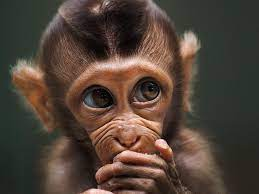
#> input picture monk.jpg, 259 x 194 px
$ python collage_image.py
#> lines starting #> are read from the running program, lines starting #| are printed output that depends on the picture
# importing module
import cv2
import numpy

# reading first image
img1=cv2.imread("monk.jpg")
#> img1 is the input picture: shape (194, 259, 3); mean B, G, R 55.9, 66, 80.9
img1_ed=img1[:183,:275]
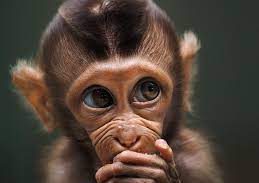
#> img1_ed: shape (183, 259, 3); mean B, G, R 56.2, 66.5, 81.3
cv2.imshow('h',img1_ed)
cv2.waitKey()
cv2.destroyAllWindows()

#reading second imgae
img2=cv2.imread("pand.jpg")
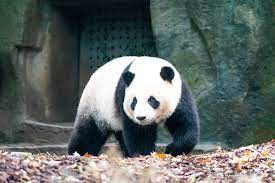
#> input picture pand.jpg, 275 x 183 px
#> img2 is the input picture: shape (183, 275, 3); mean B, G, R 101.3, 103.5, 94.8
cv2.imshow('h',img2)
cv2.waitKey()
cv2.destroyAllWindows()

# stacking image for making collage
collage=numpy.hstack((img1_ed,img2))
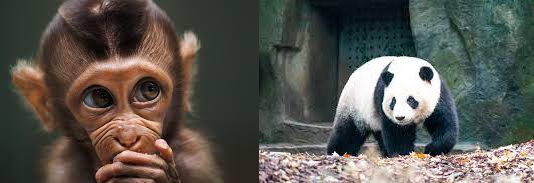
#> collage: shape (183, 534, 3); mean B, G, R 79.4, 85.5, 88.3
cv2.imshow('h',collage)
cv2.waitKey()
cv2.destroyAllWindows()
